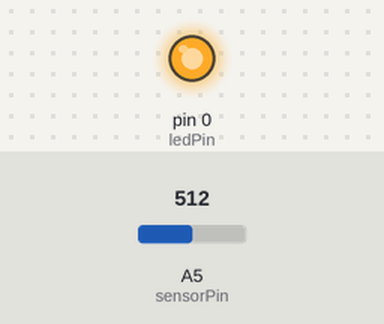
A sketch run on a simulated Arduino Uno, built with avr-gcc and run on an emulated ATmega328P. Shown: output pins drawn as LEDs (lit = HIGH). The inputs (shaded band) are chosen by the test bench; at power-on: A5 (sensorPin) = 512.

Above: at 1.2 s.
1.3 s: A5 (sensorPin) set to 211
2.8 s: A5 (sensorPin) set to 186
At 4.2 s:
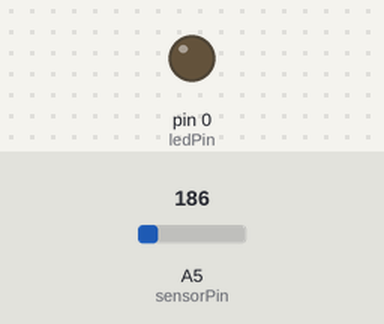
Timing chart, 0 to 5.8 s (numbered marks = the images above; inputs shaded):
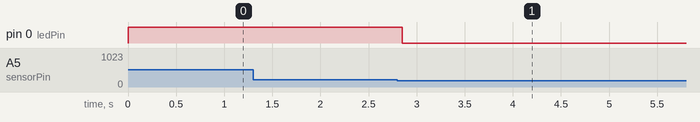

Measured:
- the behaviour switches between 201 and 200 on A5 (sensorPin) (found by bisection; images 0 and 1)
- after the input at 1.3 s, every drawn part: stays the same
- after the input at 2.8 s, pin 0 (ledPin): HIGH → LOW after 0.05 s

The sketch:

LightToggle.ino
```cpp
// Love to Code

// Wave on, Wave off light switch
//
// Waving your hand across the LTC Light Sensor will flip the light
// on pin 0 on and ofF!

// To run the demo, connect the LTC Light Sensor to pin 5. If you have
// the Chibi Clip accessory, clamping the sensor into pin 5 will also
// line up GND and +3V perfectly for this demo.
//
// The light sensor will output a value from 0 (perfectly dark) to
// 1023 (direct sunlight). A typical office environment will have
// an ambient light level around 300; if your lighting is dim,
// you may need to adjust your light threshold.

// Pick which pins to use as sensor or LED (a number from 0-5):
const int sensorPin = 5;   // pin for the switch. Connect to ground to "press" the switch
const int ledPin = 0;      // LED for output

const int lightThreshold = 200; // a number from 0-1023 represting the light/dark threshold.
// You may need to adjust the threshold based on the ambient light condition in your room.

// These variables let the computer keep track of the light state
int ledState = HIGH;         // the current state of the output pin
int lightState;             // the current reading from the input pin
int lastLightState = HIGH;  // the previous reading from the input pin

// These variables let the computer keep track of time. Time can't be negative, so it's an "unsigned int"
unsigned int lastDebounceTime = 0;  // the last time the output pin was toggled
unsigned int debounceDelay = 50;    // the debounce time, makes the light sensor ignore short transitions or partial shadows

void setup() {
  pinMode(sensorPin, INPUT);
  pinMode(ledPin, OUTPUT);

  // set initial LED state
  digitalWrite(ledPin, ledState);
}

void loop() {
  int reading;

  int sensorValue = analogRead(sensorPin);

  if( sensorValue > lightThreshold ) {
    reading = HIGH;
  } else {
    reading = LOW;
  }

  // Whenever we see the light level go past a threshold, take note of the time
  if (reading != lastLightState) {
    // reset the debouncing timer
    lastDebounceTime = millis();
  }

  // after a short pause, check to see if the reading has changed
  if ((millis() - lastDebounceTime) > debounceDelay) {

    // if after the delay, the reading is still changed, we've passed the bounce period
    if (reading != lightState) {
      lightState = reading;

      // only flip the LED if the new light state is LOW
      if (lightState == LOW) {
	ledState = !ledState;
      }
    }
  }

  // update the LED:
  digitalWrite(ledPin, ledState);

  // save the light's reading.  Next time through the loop,
  // it'll be the lastLightState:
  lastLightState = reading;
}
```
